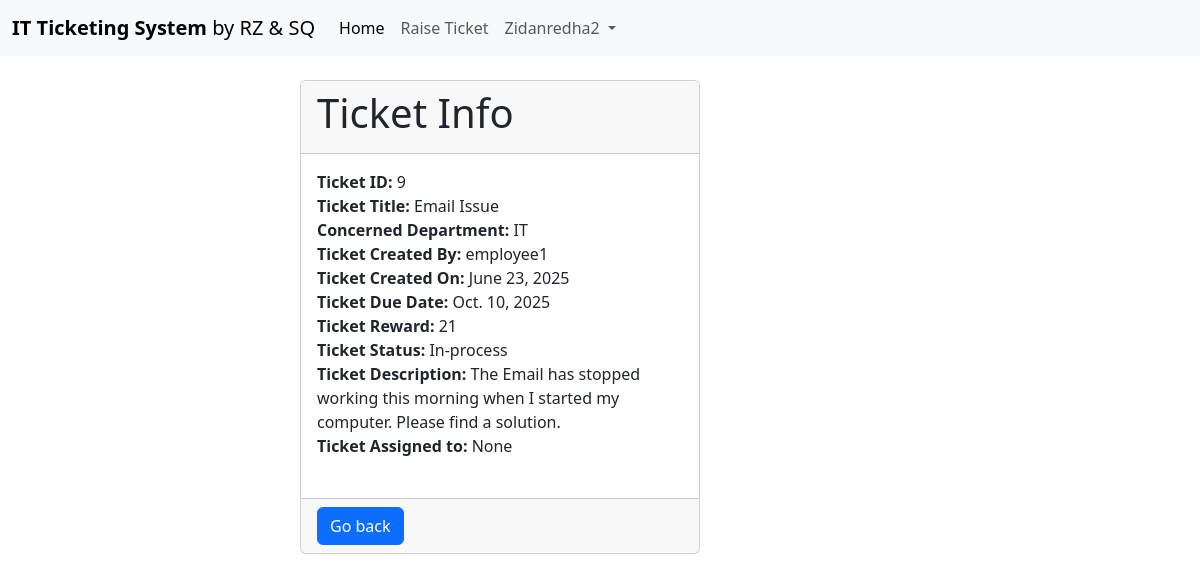
The page /taskinfo/9 (signed in) on the database its author committed.
### myapp/models.py (models this page shows)
class TaskDetail(models.Model):
    TASK_TITLE = models.CharField(max_length=100)
    TASK_DEPARTMENT = models.ForeignKey(Group, on_delete=models.CASCADE, null=True)
    TASK_CREATED =models.ForeignKey(User,  related_name='CREATED_BY', on_delete=models.CASCADE, null=True)
    TASK_CLOSED = models.ForeignKey(User,  related_name='CLOSED_BY',on_delete=models.CASCADE, null=True)
    TASK_CREATED_ON = models.DateField(auto_now_add=True,null=True)
    TASK_DUE_DATE = models.DateField()
    TASK_REWARD = models.IntegerField()
    TASK_CLOSED_ON = models.DateField(null=True)
    TASK_DESCRIPTION = models.CharField(max_length=300)
    TASK_HOLDER = models.CharField(max_length=100, null=True)
    choice=[('Open', 'Open'),('In-process', 'In-process'), ('Reopened', 'Reopened'), ('Closed', 'Closed'), ('Expired', 'Expired'), ('Resolved', 'Resolved')]
    TASK_STATUS = models.CharField(max_length=100,choices=choice, default='Open')

### myapp/views.py (the view)
# urls.py: path('taskinfo/<int:pk>', views.TaskInfo, name='taskinfo'),
def TaskInfo(request, pk):
    if request.user.is_authenticated:
        taskinfos= TaskDetail.objects.get(id=pk)
        return render(request, 'TaskInfo.html', {'taskinfos': taskinfos})
    else:
        messages.success(request, 'Please login to view task details')
        return redirect('login')

### myapp/TEMPLATES/TaskInfo.html (shortened to what this page needs)
{%extends 'Base.html' %}
    {%block content%}
    <div class="col-4 offset-3">
        <br>
    <div class="card">
        <div class="card-header">
            <h1>Ticket Info</h1>
        </div>
        <div class="card-body">
            {% if taskinfos.TASK_STATUS == 'Open' %}
            <strong>Ticket ID: </strong>{{taskinfos.id}}<br>
            <strong>Ticket Title: </strong>{{taskinfos.TASK_TITLE}}<br>
            <strong>Concerned Department: </strong>{{taskinfos.TASK_DEPARTMENT}}<br>
            <strong>Ticket Created By: </strong>{{taskinfos.TASK_CREATED}}<br>
            <strong>Ticket Created On: </strong>{{taskinfos.TASK_CREATED_ON}}<br>
            <strong>Ticket Due Date: </strong>{{taskinfos.TASK_DUE_DATE}}<br>
            <strong>Ticket Reward: </strong>{{taskinfos.TASK_REWARD}}<br>
            <strong>Ticket Status: </strong>{{taskinfos.TASK_STATUS}}<br>
            <strong>Ticket Description: </strong>{{taskinfos.TASK_DESCRIPTION}}<br>
            <br>
            {% elif taskinfos.TASK_STATUS == 'In-process' %}
            <strong>Ticket ID: </strong>{{taskinfos.id}}<br>
            <strong>Ticket Title: </strong>{{taskinfos.TASK_TITLE}}<br>
            <strong>Concerned Department: </strong>{{taskinfos.TASK_DEPARTMENT}}<br>
            <strong>Ticket Created By: </strong>{{taskinfos.TASK_CREATED}}<br>
            <strong>Ticket Created On: </strong>{{taskinfos.TASK_CREATED_ON}}<br>
            <strong>Ticket Due Date: </strong>{{taskinfos.TASK_DUE_DATE}}<br>
            <strong>Ticket Reward: </strong>{{taskinfos.TASK_REWARD}}<br>
            <strong>Ticket Status: </strong>{{taskinfos.TASK_STATUS}}<br>
            <strong>Ticket Description: </strong>{{taskinfos.TASK_DESCRIPTION}}<br>
            <strong>Ticket Assigned to: </strong>{{taskinfos.TASK_HOLDER}}<br>
            <br>
            {% endif %}
            </div>
        <div class="card-footer text-body-secondary">
            {% if taskinfos.TASK_STATUS == 'Open' and taskinfos.TASK_CREATED == request.user %}
            <a href="{% url 'base' %}" class="btn btn-primary">Go back</a>
            <a href="{% url 'task_update' taskinfos.id%}" class="btn btn-warning">Edit Info</a>
            <a href="{% url 'task_delete' taskinfos.id%}" class="btn btn-danger">Delete</a>
            {% elif taskinfos.TASK_STATUS == 'In-process' and taskinfos.TASK_CREATED == request.user %}
            <a href="{% url 'base' %}" class="btn btn-primary">Go back</a>
            <a href="{% url 'task_update' taskinfos.id%}" class="btn btn-warning">Edit Info</a>
            <a href="{% url 'task_delete' taskinfos.id%}" class="btn btn-danger">Delete</a>
            {% elif taskinfos.TASK_STATUS == 'In-process' and taskinfos.TASK_CREATED != request.user %}
            <a href="{% url 'base' %}" class="btn btn-primary">Go back</a>
            {% elif taskinfos.TASK_STATUS == 'Closed' and taskinfos.TASK_CREATED != request.user %}
            <a href="{% url 'base' %}" class="btn btn-primary">Go back</a>
            {% elif taskinfos.TASK_STATUS == 'Closed' and taskinfos.TASK_CREATED == request.user %}
            <a href="{% url 'base' %}" class="btn btn-primary">Go back</a>
            <a href="{% url 'task_resolved' taskinfos.id%}" class="btn btn-warning">Resolved</a>
            <a href="{% url 'task_reopen' taskinfos.id%}" class="btn btn-danger">Reopen</a>
            {%elif taskinfos.TASK_STATUS == 'Reopened' and taskinfos.TASK_CREATED == request.user %}
            <a href="{% url 'base' %}" class="btn btn-primary">Go back</a>
            <a href="{% url 'task_update' taskinfos.id%}" class="btn btn-warning">Edit Info</a>
            <a href="{% url 'task_delete' taskinfos.id%}" class="btn btn-danger">Delete</a>
            {%elif taskinfos.TASK_STATUS == 'Resolved' and taskinfos.TASK_CREATED == request.user %}
            <a href="{% url 'base' %}" class="btn btn-primary">Go back</a>
            <a href="{% url 'task_update' taskinfos.id%}" class="btn btn-warning">Edit Info</a>
            <a href="{% url 'task_delete' taskinfos.id%}" class="btn btn-danger">Delete</a>
            {%elif taskinfos.TASK_STATUS == 'Resolved' and taskinfos.TASK_CREATED != request.user %}
            <a href="{% url 'base' %}" class="btn btn-primary">Go back</a>
            {% else %}
            <a href="{% url 'base' %}" class="btn btn-primary">Go back</a>
            <a href="{% url 'task_accept' taskinfos.id%}" class="btn btn-success">Accept</a>
            {% endif %}
        </div>
    </div>
    {%endblock content%}

### myapp/TEMPLATES/Navbar.html (shortened to what this page needs)
<nav class="navbar navbar-expand-lg bg-body-tertiary">
    <div class="container-fluid">
      <a class="navbar-brand" href="{% url 'base' %}"><b>IT Ticketing System</b> by RZ & SQ</a>
      <div class="collapse navbar-collapse" id="navbarSupportedContent">
        <ul class="navbar-nav me-auto mb-2 mb-lg-0">
          {% if request.user.is_authenticated and request.user.is_superuser %}
          <li class="nav-item">
            <a class="nav-link active" aria-current="page" href="{% url 'base' %}">Home</a>
          </li>
          <li class="nav-item">
            <a class="nav-link active" aria-current="page" href="{% url 'mycart' %}">My Tickets</a>
          </li>
          <li class="nav-item">
            <a class="nav-link" href="{% url 'taskdetails' %}">Raise Ticket</a>
          </li>
          <li class="nav-item">
            <a class="nav-link" href="{% url 'account' %}">Add Coins</a>
          </li>
          <li class="nav-item dropdown">
            <a class="nav-link dropdown-toggle" href="#" role="button" data-bs-toggle="dropdown" aria-expanded="false">
              {{ request.user|capfirst }}
            </a>
            <ul class="dropdown-menu">
              <li><a class="dropdown-item" href="{% url 'profile' %}">Show Profile</a></li>
              <li><a class="dropdown-item" href="{% url 'ChangePassword' %}">Change Password</a></li>
              <li><a class="dropdown-item" href="{% url 'logout' %}">Logout</a></li>
            </ul>
          {% elif request.user.is_authenticated %}
          <li class="nav-item">
            <a class="nav-link active" aria-current="page" href="{% url 'base' %}">Home</a>
          </li>
          <li class="nav-item">
            <a class="nav-link" href="{% url 'taskdetails' %}">Raise Ticket</a>
          </li>
          <li class="nav-item dropdown">
            <a class="nav-link dropdown-toggle" href="#" role="button" data-bs-toggle="dropdown" aria-expanded="false">
              {{ request.user|capfirst }}
            </a>
          {% endif %}
        </ul>
      </div>
    </div>
  </nav>

### rows shown on the page
TaskDetail: id "9", TASK_TITLE "Email Issue", TASK_DEPARTMENT "IT", TASK_CREATED "employee1", TASK_CREATED_ON "June 23, 2025", TASK_DUE_DATE "Oct. 10, 2025", TASK_REWARD "21", TASK_STATUS "In-process", TASK_DESCRIPTION "The Email has stopped working this morning when I started my computer. Please find a solution.", TASK_HOLDER "None"

### other values the page prints
{{ request.user|capfirst }} "Zidanredha2"
